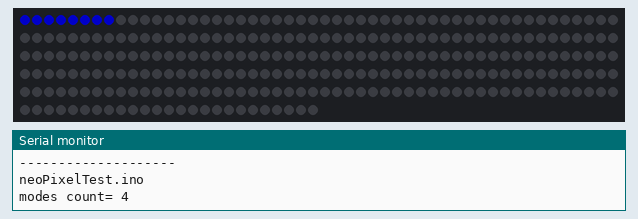
Recording of a sketch running on a simulated ESP8266 (Wemos D1 mini). Parts: 275 RGB LEDs in strip order, left to right, continuing on the next row, the last lines printed to the serial monitor. Dim RGB values are drawn brighter than linear.

Above: at 0.47 s.
At 5.37 s:
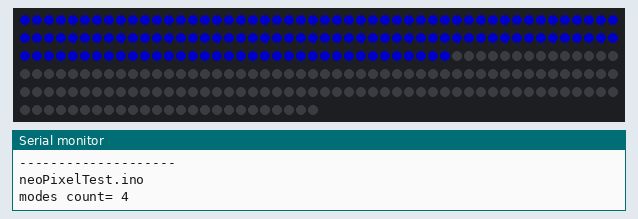
At 10.6 s:
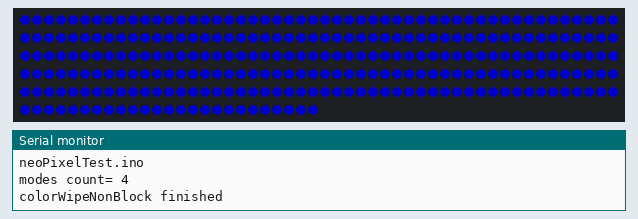
At 18.2 s:
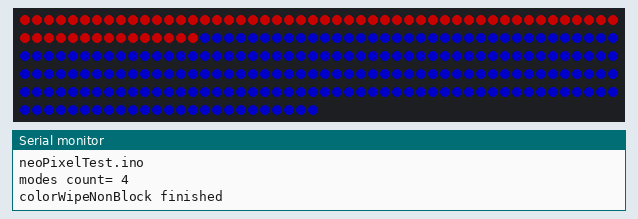
At 26.2 s:
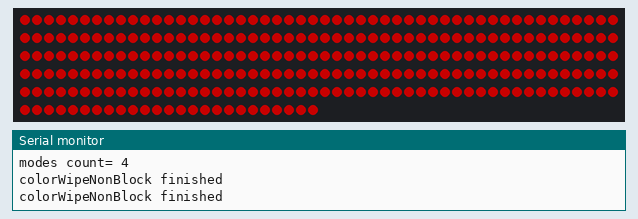
At 39.58 s:
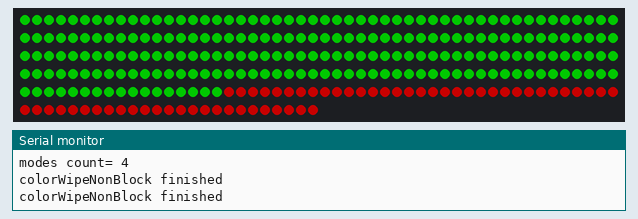

The sketch:

neoPixelTest.ino
```cpp
#define SKETCH "neoPixelTest.ino"
//#include <SoftwareSerial.h>

/*
 * Thiis was someone else's code on the forum. I saved it because it has
 * a non-blocking function to wait for the operation to finish.
 * Modified for use with a Wemos D1 Mini.
 */

#include <Adafruit_NeoPixel.h>
//SoftwareSerial BT(10, 11);
#define PIXEL_PIN      D1    // Data Pin of Led strip
#define PIXEL_COUNT    275   // Number of LEDs in the strip
#define BRIGHTNESS     100    // use 96 for medium brightness
#define SPEED          0    // Speed of each Color Transition (in ms)
#define IMMEDIATELY    0    // Transition happen instantly
#define RAINBOW_SPEED  100    // Rainbow Transition speed
#define WIPE_SPEED 5     // Sweep animation delay.


// number of pixel to change
int pixNum;

Adafruit_NeoPixel strip = Adafruit_NeoPixel(PIXEL_COUNT, PIXEL_PIN, NEO_GRB + NEO_KHZ800);

enum MODE {
  mBLUE,
  mRED,
  mGREEN,
  mORANGE,
  mORANGERED
};
const int mode_count = mORANGERED - mBLUE;

uint32_t ORANGERED1 = strip.Color(255, 40, 0);
uint32_t AMBER = strip.Color(255, 130, 0);
uint32_t RED1   = strip.Color(255, 0, 0);
uint32_t WHITE5 = strip.Color(255, 255, 255);
uint32_t BLUE1  = strip.Color(135, 206, 250);
uint32_t GREEN1  = strip.Color(173, 255, 47);
uint32_t OFF1   = strip.Color(0, 0, 0);

// initial mode
MODE mode = mBLUE;


void setup() {
  strip.begin();
  strip.setBrightness(BRIGHTNESS);
  strip.show();
  colorWipeNonBlock(strip.Color(255, 255, 255), 30);
  //colorWipeNonBlock(strip.Color(0, 0, 255), 30);

  Serial.begin(115200);
  Serial.println();
  Serial.println(F("--------------------"));
  Serial.println(F(SKETCH));
  Serial.print(F("modes count= "));
  Serial.println(mode_count);

  strip.setBrightness(BRIGHTNESS);
  strip.begin();
  strip.show();
}


void loop() {

  switch (mode)
  {

    case mBLUE:
      if (colorWipeNonBlock(strip.Color(0, 0, 255), 30) == false)
      {
        // done with colour wipe
        Serial.println("colorWipeNonBlock finished");
        delay(5000);

        // reset pixNum so other functions start from 0; only if needed
        pixNum = 0;
        mode = mRED;
      }
      break;


    case mRED:
      if (colorWipeNonBlock(strip.Color(255, 0, 0), 30) == false)
      {
        // done with colour wipe
        Serial.println("colorWipeNonBlock finished");
        delay(5000);

        // reset pixNum so other functions start from 0; only if needed
        pixNum = 0;
        mode = mGREEN;
      }
      break;

    case mGREEN:
      if (colorWipeNonBlock(strip.Color(0, 255, 0), 30) == false)
      {
        // done with colour wipe
        Serial.println("colorWipeNonBlock finished");
        delay(5000);

        // reset pixNum so other functions start from 0; only if needed
        pixNum = 0;
        mode = mORANGERED;
      }
      break;


    case mORANGERED:
      if (colorWipeNonBlock(strip.Color(255, 69, 0), 30) == false)
      {
        // done with colour wipe
        Serial.println("colorWipeNonBlock finished");
        delay(5000);

        // reset pixNum so other functions start from 0; only if needed
        pixNum = 0;
        mode = mBLUE;
      }
      break;


      // other cases here
  }
}


/**
   Helper function to make all LEDs color (c)
*/
void all(uint32_t c) {
  for (uint16_t i = 0; i < strip.numPixels(); i++) {
    strip.setPixelColor(i, c);
  }
  strip.show();
}


void WhiteLight() {
  strip.setBrightness(BRIGHTNESS);
  all(WHITE5);
  strip.show();
}


/*
  non-blocking colorWipe
  In:
  \\\\\\\\\\\
    colour
    delay time
  Returns:
    true if wipe is in progress, else false
*/
bool colorWipeNonBlock(uint32_t c, uint8_t wait) {
  static unsigned long startTime;
  static bool inProgress = false;

  // if colorWipe is not yet in progress
  if (inProgress == false)
  {
    // indicate that it's in progress
    inProgress = true;
    // set the start time (for delay)
    startTime = millis();
  }

  // if a 'delay' period has lapsed
  if (millis() - startTime >= wait)
  {
    // set a pixelcolour
    strip.setPixelColor(pixNum, c);
    strip.show();
    // 'reset' the start time for the delay
    startTime = millis();
    // next time that 'delay' has lapsed, use next pixel
    pixNum++;
  }

  // if all pixels done
  if (pixNum == strip.numPixels())
  {
    // color wipe finished
    inProgress = false;
  }

  // indicate the status to caller
  return inProgress;
}
```
